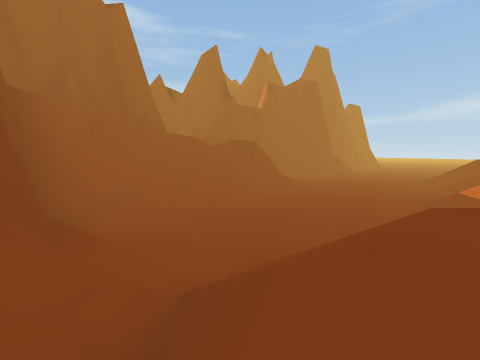
[1] (above)

24 first-person views from a walk through a scene from a Unity 3-D project. The camera is 1.3 m above the floor, tilts 6° down and sees 90° across. The floor is counted in squares, 2 m on a side. Each view is taken from the middle of a square. On the plan, view 1 faces up. The plan holds only what a view shows up to about 9 squares ahead; the rest is blank. The place goes on beyond the plan. Some surface patterns are stand-ins.

[2]
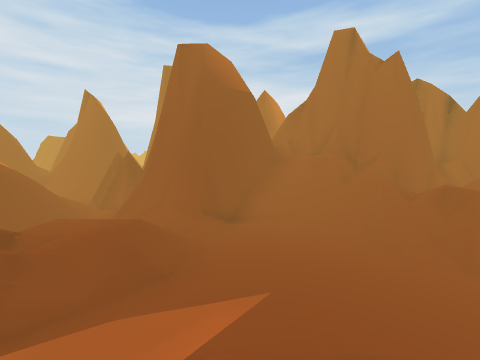

[3]
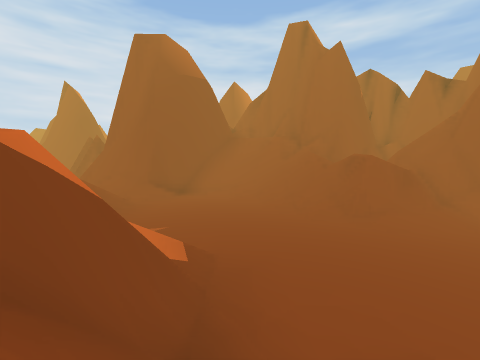

[4]
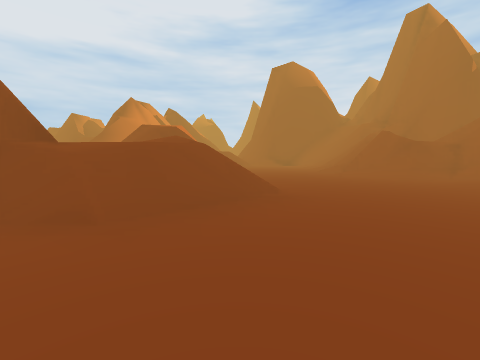

[5]
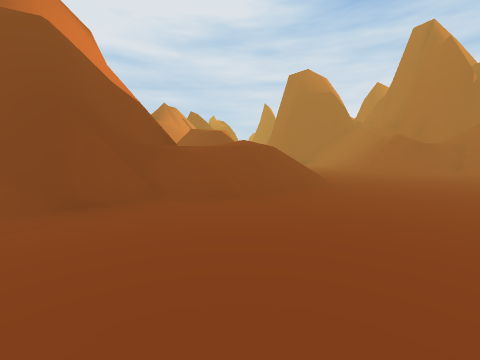

[6]
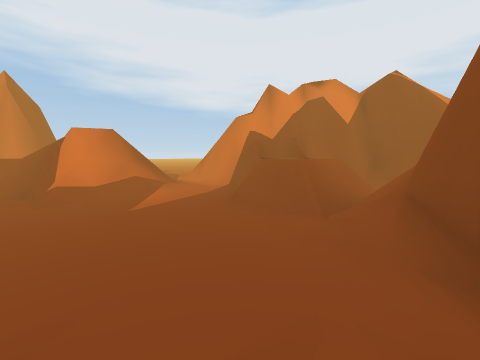

[7]
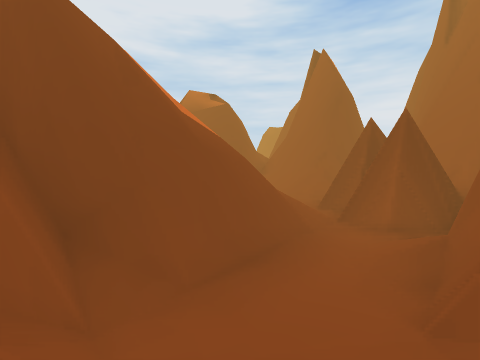

[8]
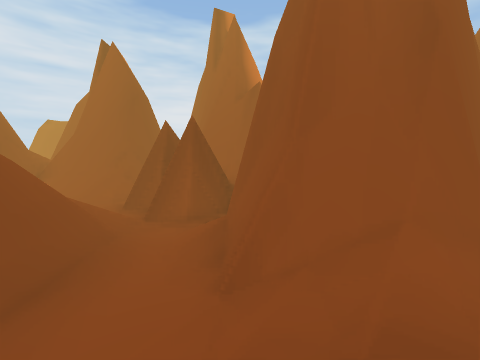

[9]
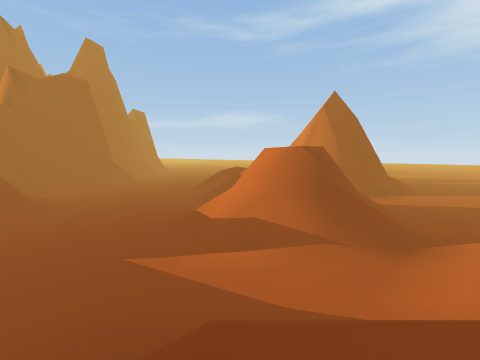

[10]
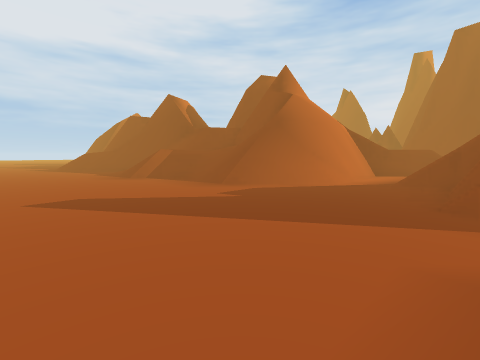

[11]
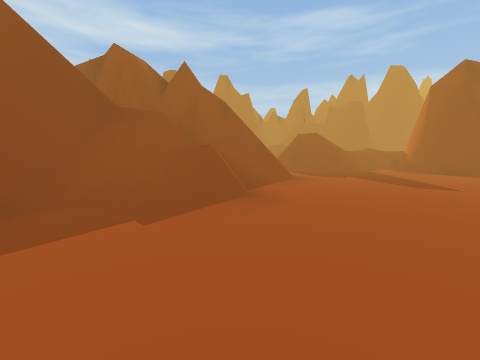

[12]
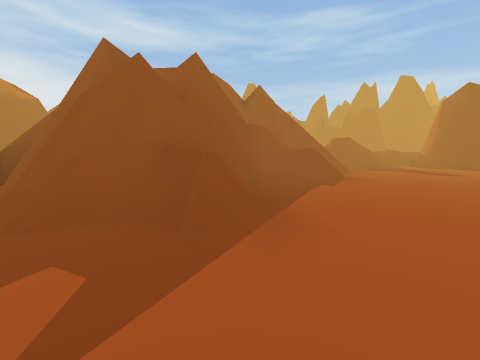

[13]
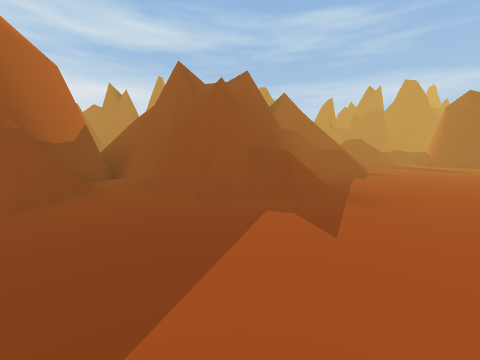

[14]
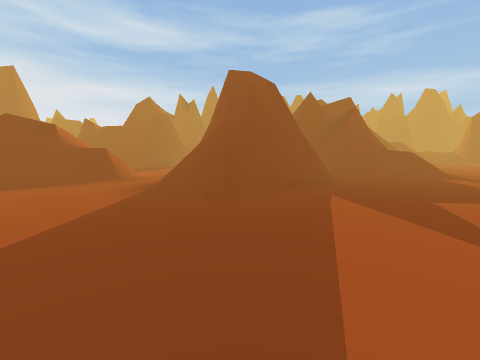

[15]
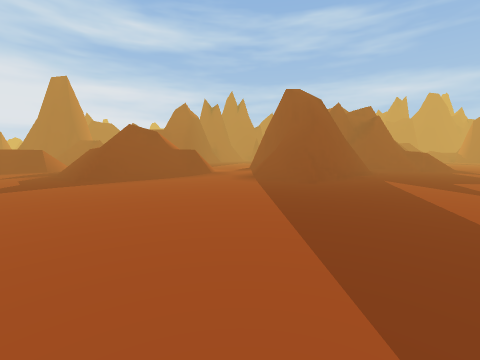

[16]
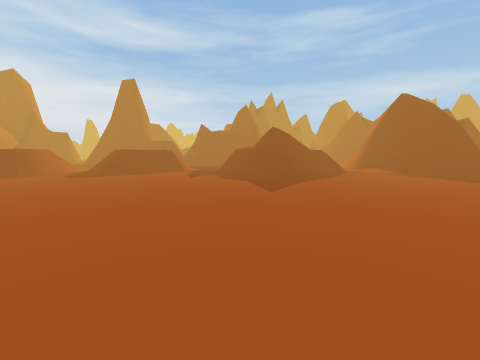

[17]
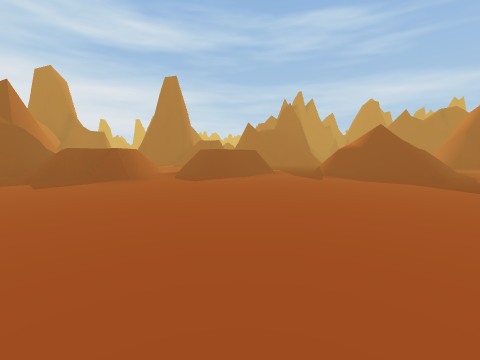

[18]
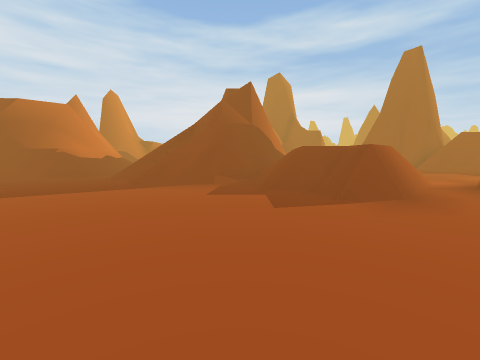

[19]
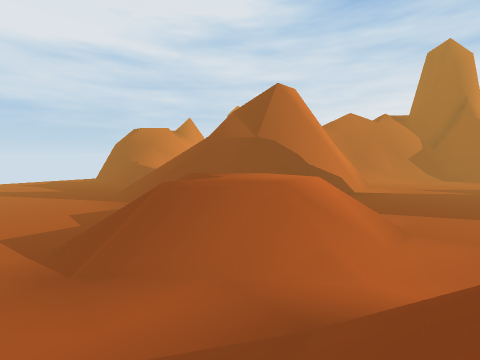

[20]
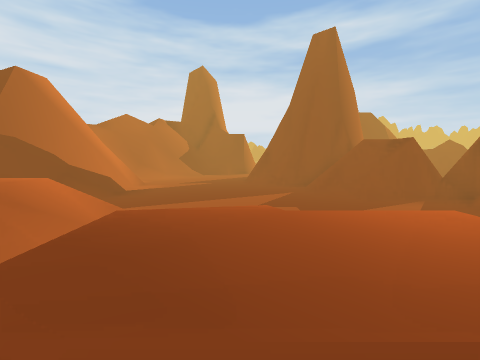

[21]
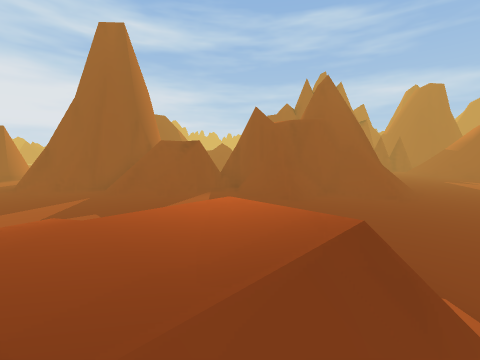

[22]
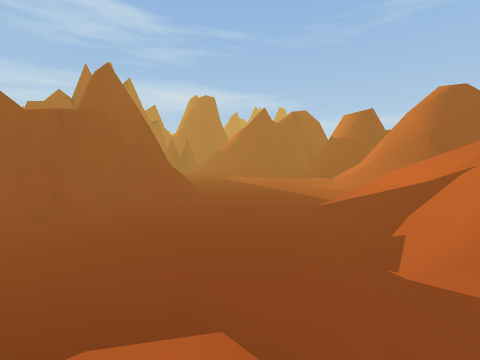

[23]
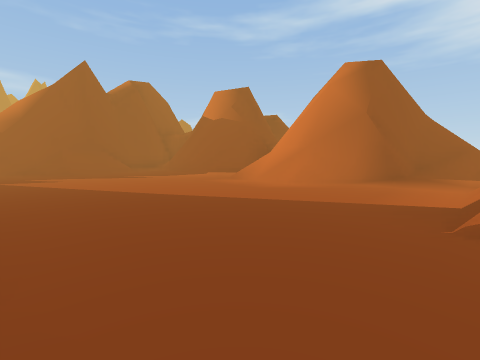

[24]
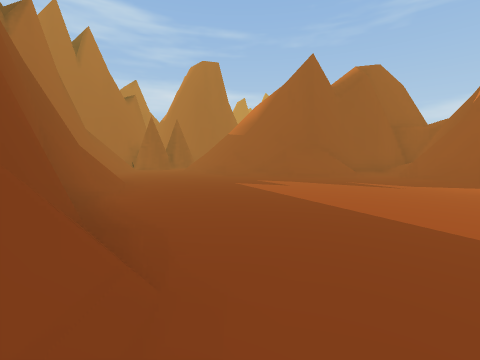

### Floor plan
Key: @ floor where view 1 was taken; # wall or solid block; . main floor; : floor 0.25 m higher than the main floor; + floor 1.75 m higher than the main floor; / step, stairs or slope; = window, fence, low wall or low ledge; v drop or lower ground.
Columns run from 13 left of view 1 to 12 right of it. Each row starts with its distance up from view 1.
 11             /#/::.........
 10           # /==/..........
  9          ##/ /=/..........
  8           #//##/....////..
  7           #////....////=##
  6           #///.....////###
  5           #//......//  ##
  4           #/...../##/  ##
  3           #......////  =##
  2           ##/....===#/....
  1            #///=..=/......
  0            #/@+==.........
 -1         ####////#####.....
 -2        ##./../ ######=....
 -3        ##.//../#####//....
 -4       ##./##########//....
 -5      #=.   ####  ##==/=...
 -6      #/...#####  ##=///...
 -7      #/..../#########//...
 -8      #/ .....//.=# ###....
 -9      ## /......:## ###=...
-10        ##......:######==..
-11        ##.......######//..
-12         #......./#####/...
-13         ###...../####.....
-14         #/=.....=# ###....
-15        ##//......#####...
-16       ###//....../##=#...
-17      ###/.....////:=/=...
-18     ##.//.....///=..//...
-19    #==.. .....////.......
-20   ##//.. .....#=//.......
-21   #/....  //=.=///.......
-22  ##......  +/............
-23 ........./=+/............
-24 ..........v//.........
-25 ........//=...........
-26  ....... +==..........
-27   /###/  +//..........
-28      ###=//........
-29        ##=.........
-30        #//.....
-31         //.....
-32         /....
-33        ......
-34       //=....
-35       #=/....
-36       ###  ..

Where each view was taken, in squares from view 1:
view 1: 0 up, 0 right, facing up
view 2: 3 up, 6 right, facing left
view 3: 5 up, 7 right, facing left
view 4: 11 up, 10 right, facing down-left
view 5: 11 up, 12 right, facing down-left
view 6: 5 up, 2 left, facing down-right
view 7: 1 down, 1 right, facing down-left
view 8: 1 down, 1 right, facing left
view 9: 0 up, 1 right, facing up-right
view 10: 2 up, 12 right, facing down-left
view 11: 8 down, 12 right, facing up-left
view 12: 12 down, 12 right, facing up-left
view 13: 14 down, 12 right, facing up-left
view 14: 20 down, 11 right, facing up-left
view 15: 23 down, 11 right, facing up-left
view 16: 27 down, 8 right, facing up-left
view 17: 29 down, 5 right, facing up-left
view 18: 29 down, 2 right, facing left
view 19: 24 down, 1 left, facing down-left
view 20: 23 down, 1 left, facing left
view 21: 23 down, 1 left, facing up-left
view 22: 22 down, 1 left, facing up
view 23: 17 down, 2 left, facing up-right
view 24: 15 down, 2 left, facing up
